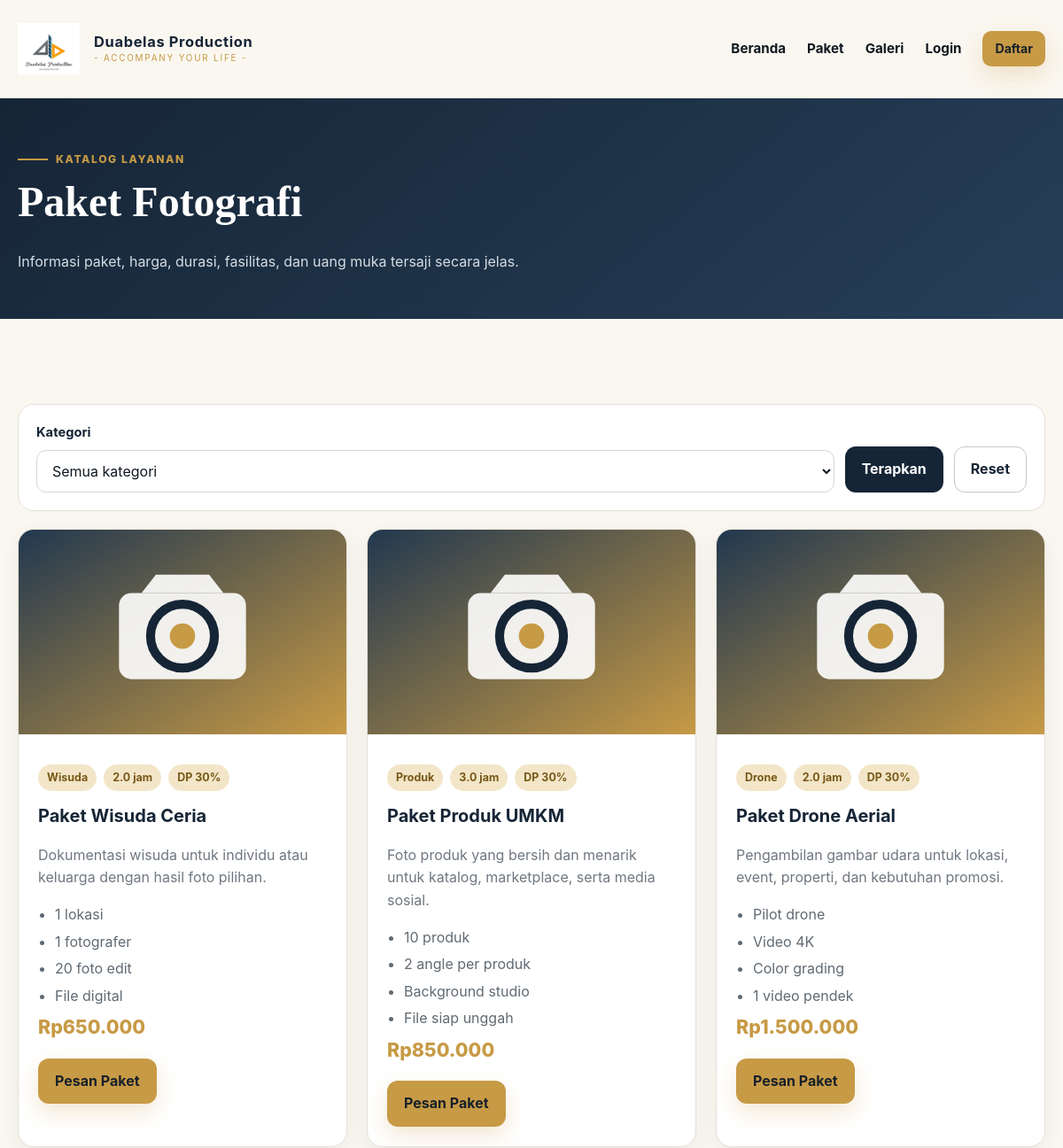
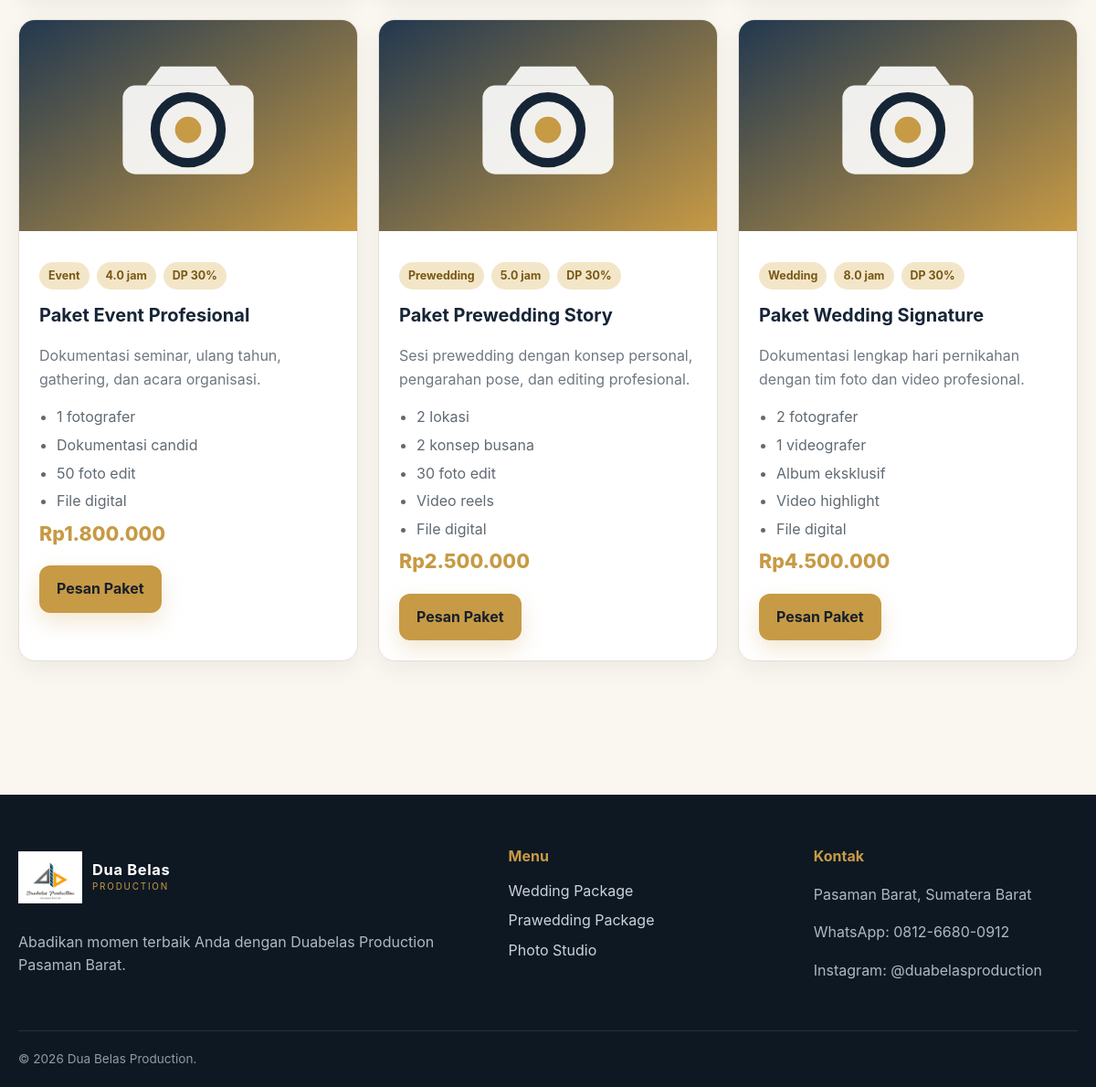
The page /packages.php on the database its author committed (2 pictures, top to bottom).
### tables this page shows
CREATE TABLE IF NOT EXISTS packages (
    id INT UNSIGNED AUTO_INCREMENT PRIMARY KEY,
    name VARCHAR(120) NOT NULL,
    category VARCHAR(80) NOT NULL,
    price DECIMAL(14,2) NOT NULL DEFAULT 0,
    dp_percentage TINYINT UNSIGNED NOT NULL DEFAULT 30,
    duration_hours DECIMAL(5,1) NOT NULL DEFAULT 2,
    description TEXT NOT NULL,
    features TEXT DEFAULT NULL,
    photo VARCHAR(255) DEFAULT NULL,
    status ENUM('active','inactive') NOT NULL DEFAULT 'active',
    created_at TIMESTAMP DEFAULT CURRENT_TIMESTAMP,
    updated_at TIMESTAMP DEFAULT CURRENT_TIMESTAMP ON UPDATE CURRENT_TIMESTAMP
);

### config/app.php (called while the page is built, shortened)
<?php
function url(string $path = ''): string
{
    return BASE_URL . ($path !== '' ? '/' . ltrim($path, '/') : '');
}
function asset(string $path): string
{
    return url('assets/' . ltrim($path, '/'));
}
function e(?string $value): string
{
    return htmlspecialchars((string) $value, ENT_QUOTES, 'UTF-8');
}
function rupiah(float|int|string $amount): string
{
    return 'Rp' . number_format((float) $amount, 0, ',', '.');
}

### packages.php (the view, shortened to what this page needs)
<?php
require_once __DIR__ . '/config/database.php';
$params = [];
$sql = "SELECT * FROM packages WHERE status = 'active'";
$sql .= " ORDER BY price ASC";
$stmt = $pdo->prepare($sql);
$stmt->execute($params);
$packages = $stmt->fetchAll();
require __DIR__ . '/includes/header.php';
?>
<section class="page-hero"><div class="container"><span class="eyebrow">Katalog Layanan</span><h1>Paket Fotografi</h1><p>Informasi paket, harga, durasi, fasilitas, dan uang muka tersaji secara jelas.</p></div></section>
<section class="section">
    <div class="container">
        <div class="panel no-print"><div class="panel-body"><form class="filter-bar" method="get"><div class="form-group"><label>Kategori</label><select name="category"><option value="">Semua kategori</option></select></div><button class="btn btn-dark" type="submit">Terapkan</button><a class="btn btn-outline" href="<?= url('packages.php') ?>">Reset</a></form></div></div>
        <?php if (!$packages): ?><div class="empty">Belum ada paket pada kategori tersebut.</div><?php else: ?>
            <div class="card-grid">
                <?php foreach ($packages as $package): ?>
                    <article class="card" id="package-<?= (int) $package['id'] ?>">
                        <img class="card-image" src="<?= $package['photo'] ? url('uploads/packages/' . $package['photo']) : asset('img/default-package.svg') ?>" alt="<?= e($package['name']) ?>">
                        <div class="card-body">
                            <div class="package-meta"><span class="chip"><?= e($package['category']) ?></span><span class="chip"><?= e((string) $package['duration_hours']) ?> jam</span><span class="chip">DP <?= (int) $package['dp_percentage'] ?>%</span></div>
                            <h3><?= e($package['name']) ?></h3>
                            <p><?= e($package['description']) ?></p>
                            <?php if ($package['features']): ?><ul class="feature-list"><?php foreach (preg_split('/\r\n|\r|\n/', $package['features']) as $feature): ?><li><?= e($feature) ?></li><?php endforeach; ?></ul><?php endif; ?>
                            <div class="price"><?= rupiah($package['price']) ?></div>
                            <div class="card-actions"><a class="btn btn-primary" href="<?= url('customer/booking_create.php?package=' . $package['id']) ?>">Pesan Paket</a></div>
                        </div>
                    </article>
                <?php endforeach; ?>
            </div>
        <?php endif; ?>
    </div>
</section>
<?php require __DIR__ . '/includes/footer.php'; ?>

### assets/css/style.css (style rules this page uses)
:root { --ink: #101820; --navy: #162536; --navy-2: #22384f; --gold: #c79a45; --gold-soft: #f3e6c8; --cream: #faf7f0; --paper: #ffffff; --muted: #6f7780; --line: #e4e0d8; --success: #1f7a4d; --danger: #b44141; --warning: #a66a12; --info: #316b8f; --shadow: 0 18px 45px rgba(16, 24, 32, .10); --radius: 18px; }
* { box-sizing: border-box; }
html { scroll-behavior: smooth; }
body { margin: 0; font-family: Inter, ui-sans-serif, system-ui, -apple-system, BlinkMacSystemFont, "Segoe UI", sans-serif; color: var(--ink); background: var(--cream); line-height: 1.6; }
a { color: inherit; text-decoration: none; }
img { max-width: 100%; display: block; }
button, input, textarea, select { font: inherit; }
.container { width: min(1160px, calc(100% - 32px)); margin-inline: auto; }
.btn { display: inline-flex; align-items: center; justify-content: center; gap: 8px; border: 1px solid transparent; border-radius: 12px; padding: 12px 18px; font-weight: 750; cursor: pointer; transition: transform .18s ease, box-shadow .18s ease, background .18s ease; }
.btn-primary { background: var(--gold); color: #17202a; box-shadow: 0 10px 25px rgba(199, 154, 69, .24); }
.btn-dark { background: var(--navy); color: #fff; }
.btn-outline { border-color: rgba(22, 37, 54, .25); color: var(--navy); background: transparent; }
.eyebrow { display: inline-flex; align-items: center; gap: 9px; color: var(--gold); font-weight: 800; text-transform: uppercase; letter-spacing: .13em; font-size: .76rem; }
.eyebrow::before { content: ''; width: 34px; height: 2px; background: currentColor; }
.section { padding: 76px 0; }
.card-grid { display: grid; grid-template-columns: repeat(3, 1fr); gap: 22px; }
.card { background: #fff; border: 1px solid var(--line); border-radius: var(--radius); box-shadow: 0 8px 26px rgba(16, 24, 32, .055); overflow: hidden; }
.card-body { padding: 22px; }
.card-image { aspect-ratio: 16/10; object-fit: cover; width: 100%; background: #e7e9ea; }
.card h3 { color: var(--navy); margin: 0 0 8px; font-size: 1.25rem; }
.card p { color: var(--muted); }
.package-meta { display: flex; flex-wrap: wrap; gap: 8px; margin: 12px 0; }
.chip { display: inline-flex; align-items: center; border-radius: 999px; padding: 5px 10px; font-size: .78rem; background: var(--gold-soft); color: #785817; font-weight: 750; }
.price { font-size: 1.34rem; color: var(--gold); font-weight: 850; }
.card-actions { display: flex; gap: 9px; flex-wrap: wrap; margin-top: 18px; }
.feature-list { margin: 13px 0 0; padding-left: 19px; color: #606a73; }
.feature-list li { margin: 5px 0; }
.page-hero { padding: 52px 0; background: linear-gradient(140deg, var(--navy), #263f58); color: #fff; }
.page-hero h1 { margin: 0; font-family: Georgia, "Times New Roman", serif; font-size: clamp(2.1rem, 4vw, 3.5rem); }
.page-hero p { color: #d5dde4; max-width: 700px; margin-bottom: 0; }
.form-group { display: grid; gap: 7px; }
label { color: var(--navy); font-weight: 750; font-size: .92rem; }
input, select, textarea { width: 100%; border: 1px solid #d7d5cf; background: #fff; border-radius: 11px; padding: 12px 13px; color: var(--ink); outline: none; transition: border .16s ease, box-shadow .16s ease; }
.panel { background: #fff; border: 1px solid var(--line); border-radius: var(--radius); margin: 20px 0; overflow: hidden; }
.panel-body { padding: 20px; }
.filter-bar { display: flex; align-items: end; gap: 12px; flex-wrap: wrap; }
.filter-bar .form-group { min-width: 160px; flex: 1; }

### rows shown on the page
packages: category "Wisuda", duration_hours "2.0", dp_percentage "30", name "Paket Wisuda Ceria", description "Dokumentasi wisuda untuk individu atau keluarga dengan hasil foto pilihan.", features "1 lokasi", features "1 fotografer", features "20 foto edit", features "File digital", price "Rp650.000"
packages: category "Produk", duration_hours "3.0", dp_percentage "30", name "Paket Produk UMKM", description "Foto produk yang bersih dan menarik untuk katalog, marketplace, serta media sosial.", features "10 produk", features "2 angle per produk", features "Background studio", features "File siap unggah", price "Rp850.000"
packages: category "Drone", duration_hours "2.0", dp_percentage "30", name "Paket Drone Aerial", description "Pengambilan gambar udara untuk lokasi, event, properti, dan kebutuhan promosi.", features "Pilot drone", features "Video 4K", features "Color grading", features "1 video pendek", price "Rp1.500.000"
packages: category "Event", duration_hours "4.0", dp_percentage "30", name "Paket Event Profesional", description "Dokumentasi seminar, ulang tahun, gathering, dan acara organisasi.", features "1 fotografer", features "Dokumentasi candid", features "50 foto edit", features "File digital", price "Rp1.800.000"
packages: category "Prewedding", duration_hours "5.0", dp_percentage "30", name "Paket Prewedding Story", description "Sesi prewedding dengan konsep personal, pengarahan pose, dan editing profesional.", features "2 lokasi", features "2 konsep busana", features "30 foto edit", features "Video reels", features "File digital", price "Rp2.500.000"
packages: category "Wedding", duration_hours "8.0", dp_percentage "30", name "Paket Wedding Signature", description "Dokumentasi lengkap hari pernikahan dengan tim foto dan video profesional.", features "2 fotografer", features "1 videografer", features "Album eksklusif", features "Video highlight", features "File digital", price "Rp4.500.000"
